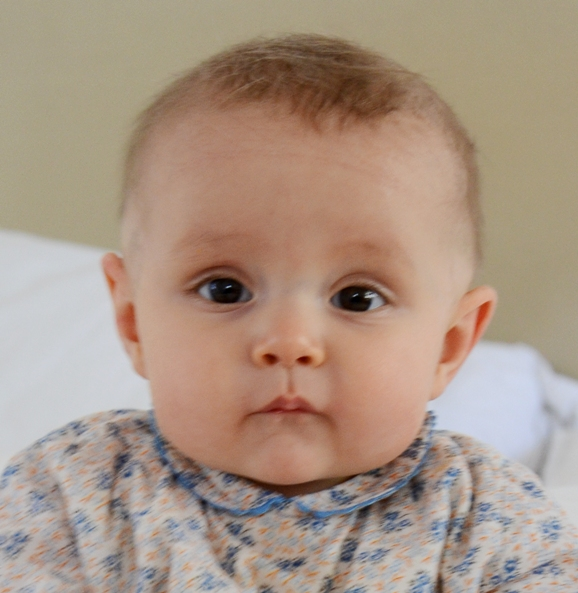
#> input picture BodyPartsDetection/Images/Input/1.jpg, 578 x 593 px
$ python main.py
#> lines starting #> are read from the running program, lines starting #| are printed output that depends on the picture
import cv2


def getCascade(action):
    switcher = {
        'mouth': cv2.CascadeClassifier('CascadeFiles/haarcascade_mcs_mouth.xml'),
        'nose': cv2.CascadeClassifier('CascadeFiles/haarcascade_mcs_nose.xml'),
        'eye': cv2.CascadeClassifier('CascadeFiles/haarcascade_eye.xml'),
        'frontalFace': cv2.CascadeClassifier('CascadeFiles/haarcascade_frontalface_default.xml'),
    }
    return switcher.get(action, "nothing")


def bodyPartDetection(image, action):
#> called with action = 'nose'
    gray = cv2.cvtColor(image, cv2.COLOR_BGR2GRAY)
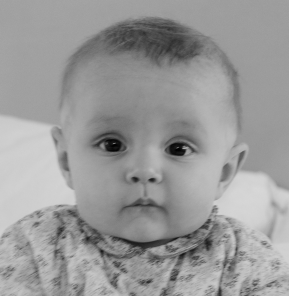
#> gray: shape (296, 289); min 0, max 216, mean 153.7
    cascade = getCascade(action)
    rects = cascade.detectMultiScale(gray, 1.7, 11)
#> rects = [[118, 151, 52, 43]]
    for (x, y, w, h) in rects:
        cv2.rectangle(image, (x, y), (x + w, y + h), (0, 255, 0), 3)
#> this loop made 1 pass
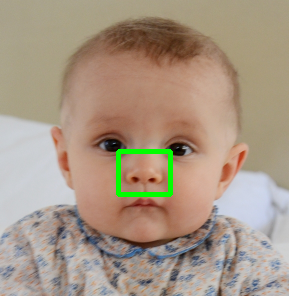
#> image: shape (296, 289, 3); mean B, G, R 132.4, 150.7, 167.9
    location = 'Images/Output/' + action + '.JPEG'
    cv2.imwrite(location, image)
    cv2.imshow(action, image)
    cv2.waitKey(0)


if __name__ == '__main__':
    bodyPartDetection(cv2.resize(cv2.imread('Images/Input/' + "1.jpg"), None, fx=0.5, fy=0.5,
                                 interpolation=cv2.INTER_AREA), "nose")
    cv2.destroyAllWindows()

$ run again, with BodyPartsDetection/Images/Input/2.jpg copied over BodyPartsDetection/Images/Input/1.jpg
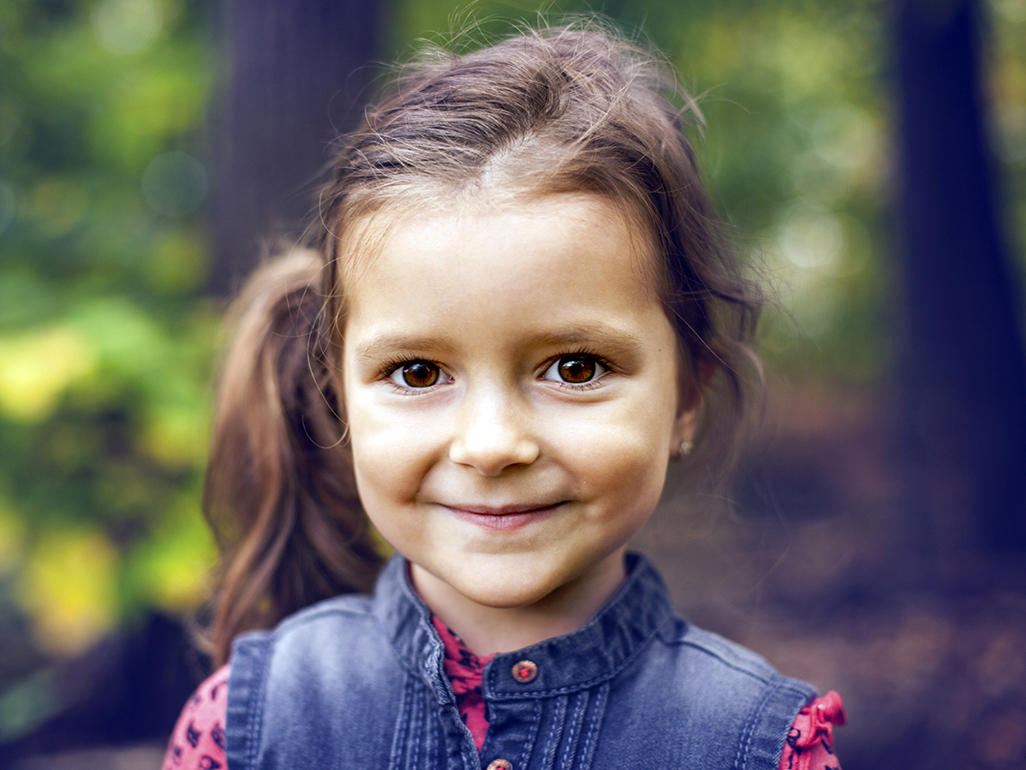
#> input picture BodyPartsDetection/Images/Input/2.jpg, 1026 x 770 px
#> in bodyPartDetection, `gray = cv2.cvtColor(image, cv2.COLOR_BGR2GRAY)`:
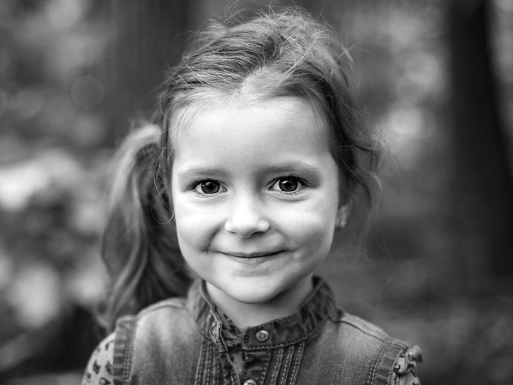
#> gray: shape (385, 513); min 0, max 255, mean 101.7
#> rects = [[220, 206, 52, 43]]
#> the loop in bodyPartDetection, `for (x, y, w, h) in rects:` made 1 pass
#> after the loop in bodyPartDetection, `for (x, y, w, h) in rects:`:
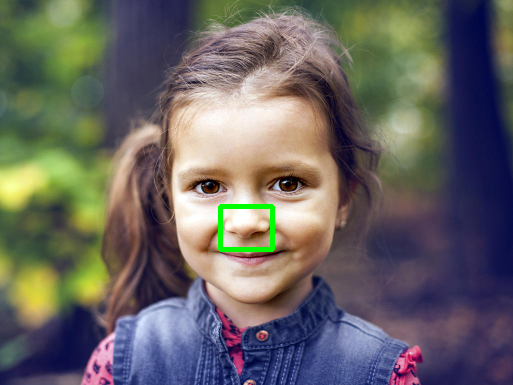
#> image: shape (385, 513, 3); mean B, G, R 98.3, 100.6, 104.3

$ run again, with BodyPartsDetection/Images/Input/3.jpg copied over BodyPartsDetection/Images/Input/1.jpg
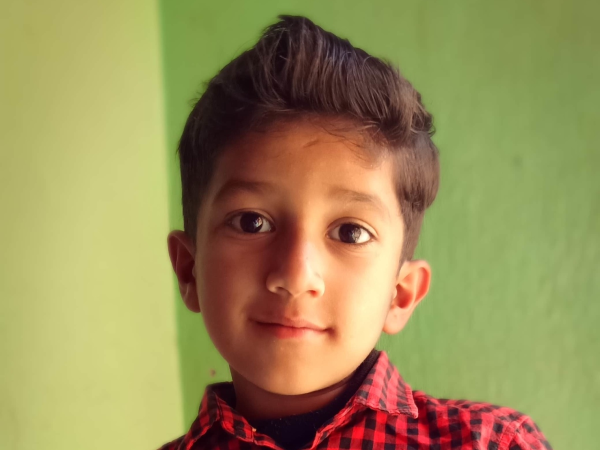
#> input picture BodyPartsDetection/Images/Input/3.jpg, 1200 x 900 px (shown at 1/2 size)
#> in bodyPartDetection, `gray = cv2.cvtColor(image, cv2.COLOR_BGR2GRAY)`:
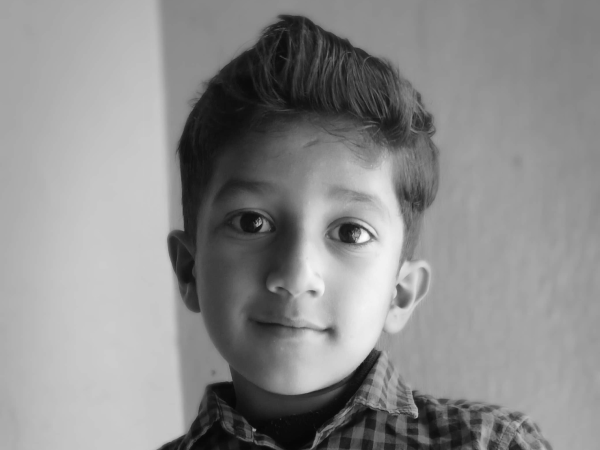
#> gray: shape (450, 600); min 7, max 252, mean 140.6
#> in bodyPartDetection, `gray = cv2.cvtColor(image, cv2.COLOR_BGR2GRAY)`:
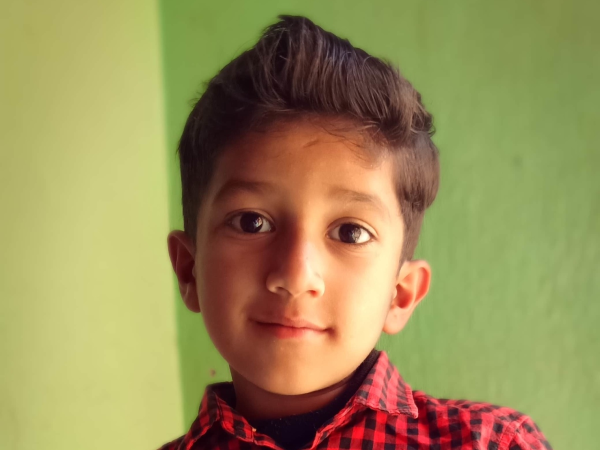
#> image: shape (450, 600, 3); mean B, G, R 89.1, 143, 155.5
#> rects = ()
